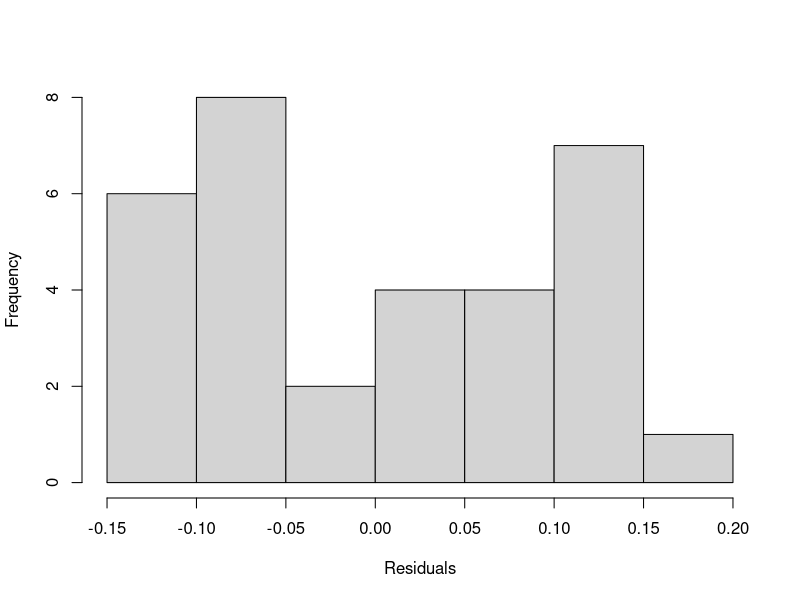
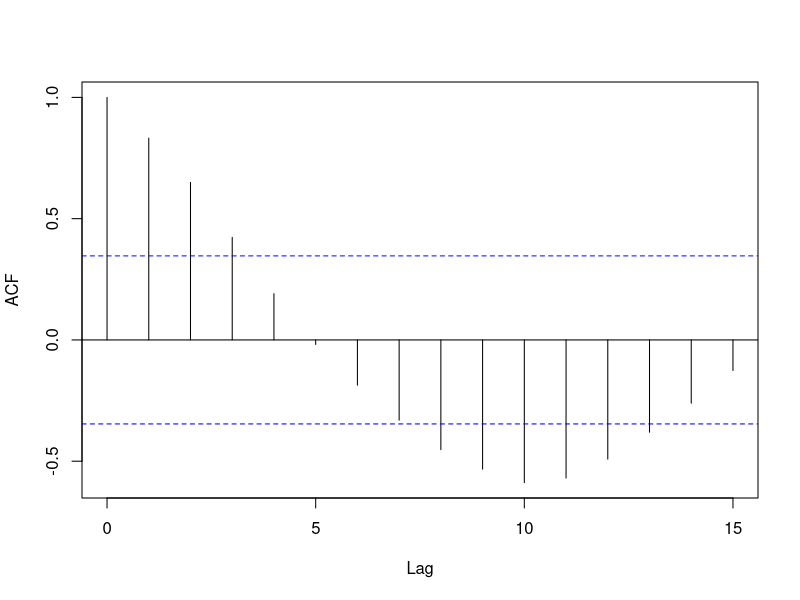
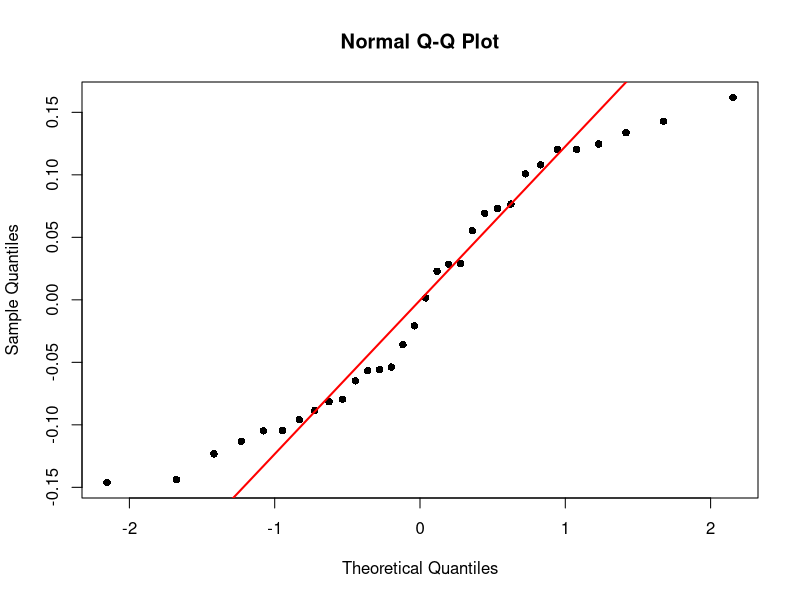
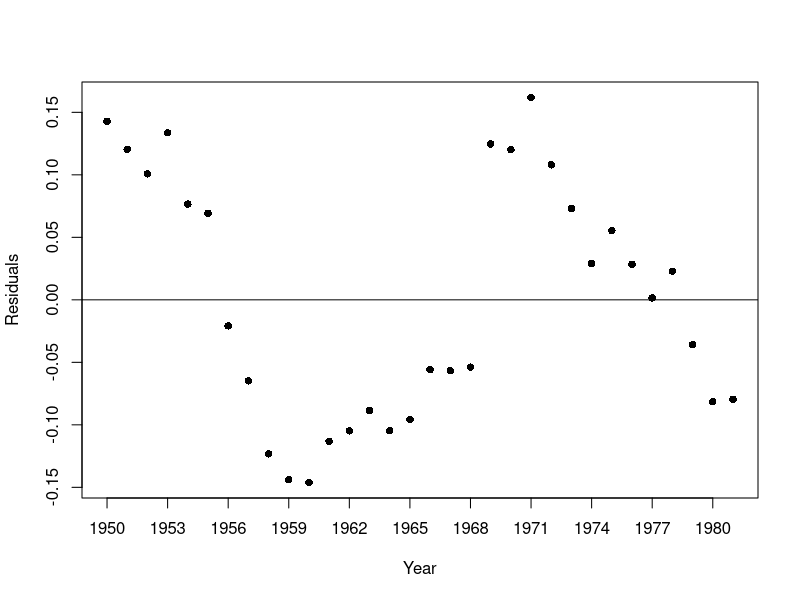
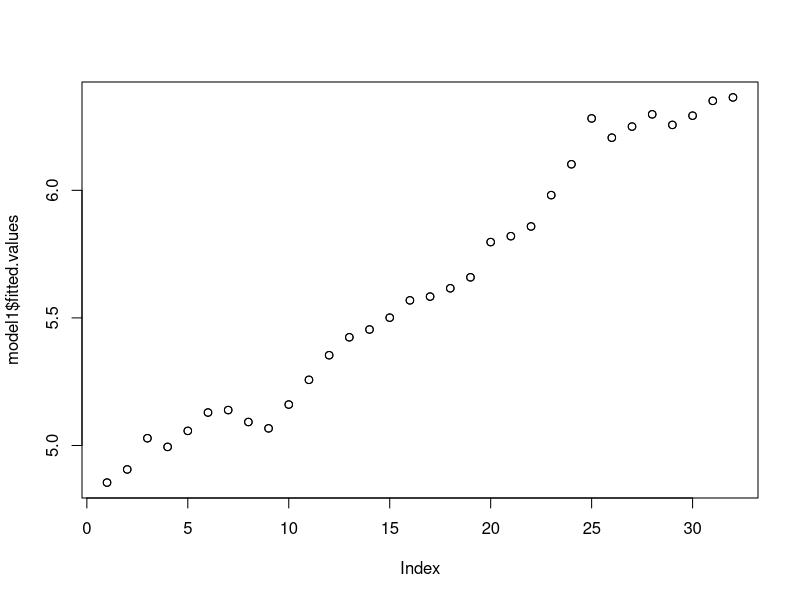
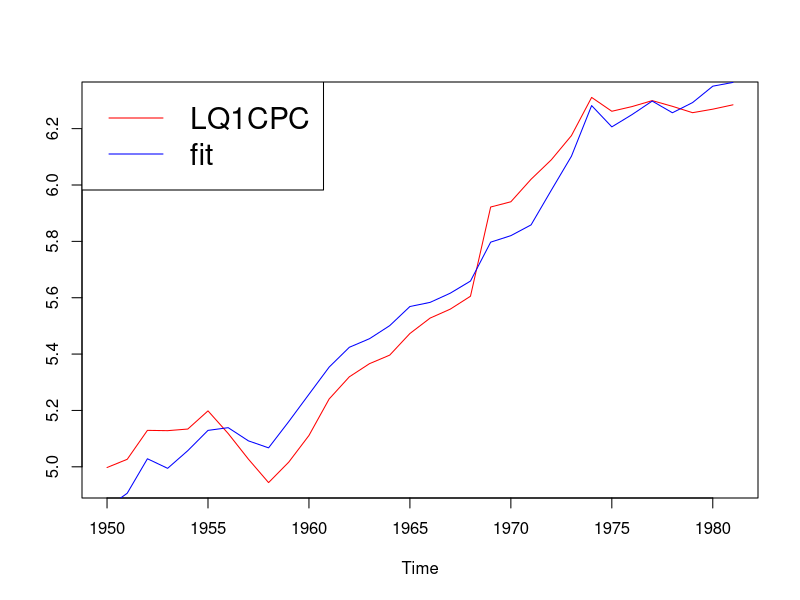
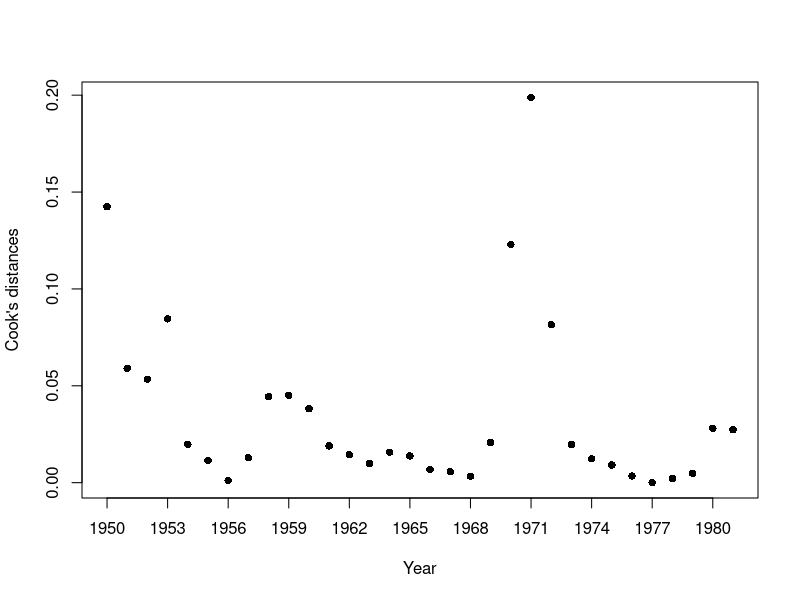
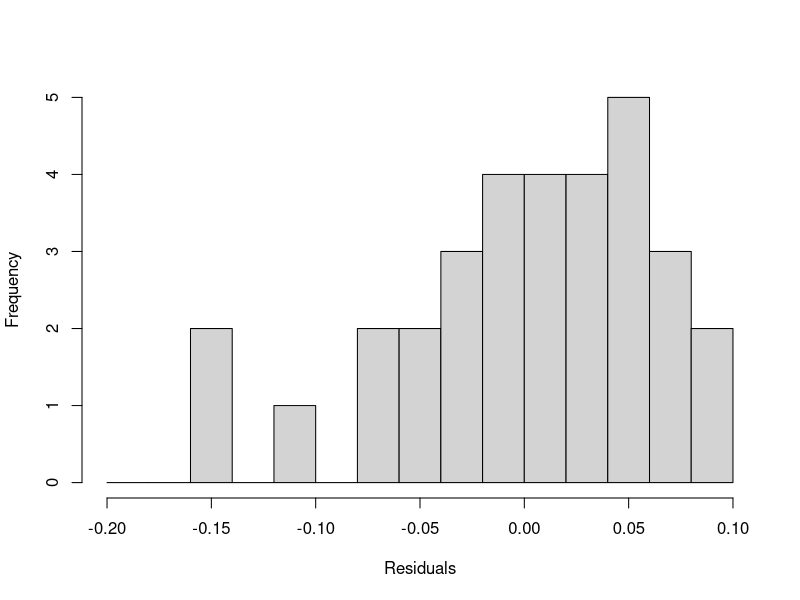

Here is the R script that generated these plots, in order:

#install.packages("lmtest")
#install.packages("car")
#install.packages("forecast")

library(car) # vif() is contained in the package car
library(forecast)
library(lmtest)
alko<-read.table("alcohol.txt",header=T,sep="\t")
LR1C<-ts(alko$LR1C,start=1950)
LQ1CPC<-ts(alko$LQ1CPC,start=1950)
LQTOTALPC<-ts(alko$LQTOTALPC,start=1950)

model1<-lm(LQ1CPC~LR1C+LQTOTALPC)
summary(model1)


#pdf("kx1.pdf",width=8,height=8)
hist(model1$residuals,xlab="Residuals",ylab="Frequency",main=" ")
#dev.off()

#pdf("kx2.pdf",width=8,height=8)
acf(model1$residuals,main="")
#dev.off()

#pdf("k1.pdf",width=8,height=8)
qqnorm(model1$residuals,pch=16)
qqline(model1$residuals,col="red",lwd=2)
#dev.off()

#pdf("k2.pdf",width=8,height=8)
plot(model1$residuals,type="p",ylab="Residuals",xlab="Year",pch=16,xaxt="n")
axis(1,at=seq(from=1,to=32,by=3),labels=seq(from=1950,to=1981,by=3))
abline(0,0)
#dev.off()

fit <- ts(predict(model1),start=1950)

plot(model1$fitted.values)
#does the same as
points(predict(model1))


# Depending on your resolution, the legend in the plots
# might not look nice
# If you uncomment the pdf()-function and the
# dev.off()-function, the corresponding pdf will be generated
# into your current working directory

# pdf("k3.pdf",width=8,height=8)
plot(LQ1CPC,col="red",xlab="Time",ylab="")
lines(fit,col="blue")
legend("topleft", legend=c("LQ1CPC", "fit"),
       col=c("red","blue"),lty=c(1,1),cex=1.8)
# dev.off()

#pdf("k4.pdf",width=8,height=8)
plot(cooks.distance(model1),ylab="Cook's distances",xlab="Year",pch=16,xaxt="n")
axis(1,at=seq(from=1,to=32,by=3),labels=seq(from=1950,to=1981,by=3))
#dev.off()

vif(model1)

zeros <- rep(0,19)
ones <- rep(1,13)
LAW=ts(c(zeros,ones),start=1950)
model2=lm(LQ1CPC~LR1C+LQTOTALPC+LAW)

summary(model2)

#pdf("kx3.pdf",width=8,height=8)
hist(model2$residuals,breaks=seq(from=-0.2,to=0.1,by=0.02),xlab="Residuals",ylab="Frequency",main=" ")
#dev.off()

#pdf("kx4.pdf",width=8,height=8)
acf(model2$residuals,main="")
#dev.off()


#pdf("k5.pdf",width=8,height=8)
qqnorm(model2$residuals,pch=16)
qqline(model2$residuals)
#dev.off()

#pdf("k6.pdf",width=8,height=8)
plot(model2$residuals,type="p",ylab="Residuals",xlab="Year",pch=16,xaxt="n")
axis(1,at=seq(from=1,to=32,by=3),labels=seq(from=1950,to=1981,by=3))
abline(0,0)
#dev.off()

fit2 <- ts(predict(model2),start=1950)
#pdf("k7.pdf",width=8,height=8)
plot(LQ1CPC,col="red",xlab="Time",ylab="")
lines(fit2,col="blue")
legend("topleft", legend=c("LQ1CPC", "fit"),
       col=c("red","blue"),lty=c(1,1),cex=1.8)
#dev.off()

#pdf("k8.pdf",width=8,height=8)
plot(cooks.distance(model2),ylab="Cook's distances",xlab="Index",pch=16,xaxt="n")
axis(1,at=seq(from=1,to=32,by=3),labels=seq(from=1950,to=1981,by=3))
#dev.off()

vif(model2)


DLQ1CPC <- diff(LQ1CPC)
DLR1C <- diff(LR1C)
DLQTOTALPC <- diff(LQTOTALPC)
DLAW <- diff(LAW)


model3<-lm(DLQ1CPC~DLR1C+DLQTOTALPC+DLAW)

summary(model3)


#pdf("kx5.pdf",width=8,height=8)
hist(model3$residuals,breaks=seq(from=-0.1,to=0.1,by=0.02),xlab="Residuals",ylab="Frequency",main=" ")
#dev.off()

#pdf("kx6.pdf",width=8,height=8)
acf(model3$residuals,main="")
#dev.off()


#pdf("k9.pdf",width=8,height=8)
qqnorm(model3$residuals,pch=16)
qqline(model3$residuals)
#dev.off()

#pdf("k10.pdf",width=8,height=8)
plot(model3$residuals,type="p",ylab="Residuals",xlab="Year",pch=16,xaxt="n")
axis(1,at=seq(from=1,to=32,by=3),labels=seq(from=1950,to=1981,by=3))
abline(0,0)
#dev.off()

plot(model3$fitted.values, model3$residuals,type="p",ylab="Residuals", xlab = "Fitted values", pch=16)
abline(0,0)

fit3 <- ts(predict(model3),start=1951)
#pdf("k11.pdf",width=8,height=8)
plot(diff(LQ1CPC),col="red",xlab="Time",ylab="")
lines(fit3,col="blue")
legend("topleft", legend=c("DLQ1CPC", "fit"),
       col=c("red","blue"),lty=c(1,1),cex=1.8)
#dev.off()

#pdf("k12.pdf",width=8,height=8)
plot(cooks.distance(model3),ylab="Cook's distances",xlab="Index",pch=16,xaxt="n")
axis(1,at=seq(from=1,to=32,by=3),labels=seq(from=1950,to=1981,by=3))
#dev.off()

vif(model3)

model3_bg <- rep(NA,27)

# Breusch-Godfrey can be performed up to order: 
# (sample size) - (number of estimated parameters) = 31-4 = 27

for (i in 1:27)
{
  model3_bg[i]= bgtest(model3, order=i)$p.value
}

which(model3_bg > 0.05) 
# Null hypothesis of no autocorrelation accepted with all lags


# Model 4
n = nrow(alko)
model4 <- lm(LQ1CPC[-1]~ LQ1CPC[-n] + LR1C[-1] +LR1C[-n]+
               LQTOTALPC[-1] + LQTOTALPC[-n]+ LAW[-1] +LAW[-n])


summary(model4)

#pdf("kx7.pdf",width=8,height=8)
hist(model4$residuals,breaks=seq(from=-0.1,to=0.1,by=0.02),xlab="Residuals",ylab="Frequency",main=" ")
#dev.off()

#pdf("kx8.pdf",width=8,height=8)
acf(model4$residuals,main="")
#dev.off()

#pdf("k13.pdf",width=8,height=8)
qqnorm(model4$residuals,pch=16)
qqline(model4$residuals)
#dev.off()

#pdf("k15.pdf",width=8,height=8)
plot(model4$residuals,type="p",ylab="Residuals",xlab="Year",pch=16,xaxt="n")
axis(1,at=seq(from=1,to=32,by=3),labels=seq(from=1950,to=1981,by=3))
abline(0,0)
#dev.off()

plot(model3$fitted.values, model3$residuals,type="p",ylab="Residuals", xlab = "Fitted values", pch=16)
abline(0,0)

fit4 <- ts(predict(model4),start=1951)
#pdf("k14.pdf",width=8,height=8)
plot(ts(LQ1CPC,start=1950),col="red",xlab="Time",ylab="",type="l")
lines(fit4,col="blue")
legend("topleft", legend=c("LQ1CPC", "fit"),
       col=c("red","blue"),lty=c(1,1),cex=1.8)
#dev.off()

#pdf("k16.pdf",width=8,height=8)
plot(cooks.distance(model4),ylab="Cook's distances",xlab="Index",pch=16,xaxt="n")
axis(1,at=seq(from=1,to=32,by=3),labels=seq(from=1950,to=1981,by=3))
#dev.off()

model4_bg <- rep(NA,23)

# Breusch-Godfrey can be performed up to order: 
# (sample size) - (number of estimated parameters) = 31 - 8 = 23

for (i in 1:23)
{
  model4_bg[i]= bgtest(model4, order=i)$p.value
}

which(model4_bg > 0.05)
# Null hypothesis of no autocorrelation accepted with all lags

vif(model4)

names(model4)
coef <- model4$coefficients

elasticity1 <- (coef[3]+coef[4])/(1-coef[2])
elasticity2 <- (coef[5]+coef[6])/(1-coef[2])
elasticity3 <- (coef[7]+coef[8])/(1-coef[2])


